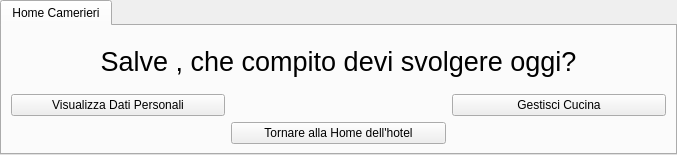
<?xml version="1.0" encoding="UTF-8"?>
<ui version="4.0">
 <class>tabHomeCamerieri</class>
 <widget class="QTabWidget" name="tabHomeCamerieri">
  <property name="geometry">
   <rect>
    <x>0</x>
    <y>0</y>
    <width>677</width>
    <height>155</height>
   </rect>
  </property>
  <property name="windowTitle">
   <string>Home Camerieri</string>
  </property>
  <widget class="QWidget" name="tabHomeCamerieri">
   <attribute name="title">
    <string>Home Camerieri</string>
   </attribute>
   <layout class="QGridLayout" name="gridLayout">
    <item row="0" column="0" colspan="3">
     <widget class="QLabel" name="labelDomanda">
      <property name="font">
       <font>
        <pointsize>20</pointsize>
       </font>
      </property>
      <property name="text">
       <string>Salve , che compito devi svolgere oggi?</string>
      </property>
      <property name="alignment">
       <set>Qt::AlignCenter</set>
      </property>
     </widget>
    </item>
    <item row="2" column="2">
     <spacer name="horizontalSpacer_2">
      <property name="orientation">
       <enum>Qt::Horizontal</enum>
      </property>
      <property name="sizeHint" stdset="0">
       <size>
        <width>40</width>
        <height>20</height>
       </size>
      </property>
     </spacer>
    </item>
    <item row="2" column="1">
     <widget class="QPushButton" name="btnTornareHomeHotelHomeCamerieri">
      <property name="text">
       <string>Tornare alla Home dell'hotel</string>
      </property>
     </widget>
    </item>
    <item row="2" column="0">
     <spacer name="horizontalSpacer">
      <property name="orientation">
       <enum>Qt::Horizontal</enum>
      </property>
      <property name="sizeHint" stdset="0">
       <size>
        <width>40</width>
        <height>20</height>
       </size>
      </property>
     </spacer>
    </item>
    <item row="1" column="0">
     <widget class="QPushButton" name="btnVisualizzaDatiPersonaliCamerieri">
      <property name="text">
       <string>Visualizza Dati Personali</string>
      </property>
     </widget>
    </item>
    <item row="1" column="1">
     <spacer name="horizontalSpacer_3">
      <property name="orientation">
       <enum>Qt::Horizontal</enum>
      </property>
      <property name="sizeHint" stdset="0">
       <size>
        <width>40</width>
        <height>20</height>
       </size>
      </property>
     </spacer>
    </item>
    <item row="1" column="2">
     <widget class="QPushButton" name="btnGestisciCucinaCamerieri">
      <property name="text">
       <string>Gestisci Cucina</string>
      </property>
     </widget>
    </item>
   </layout>
  </widget>
 </widget>
 <resources/>
 <connections/>
</ui>
